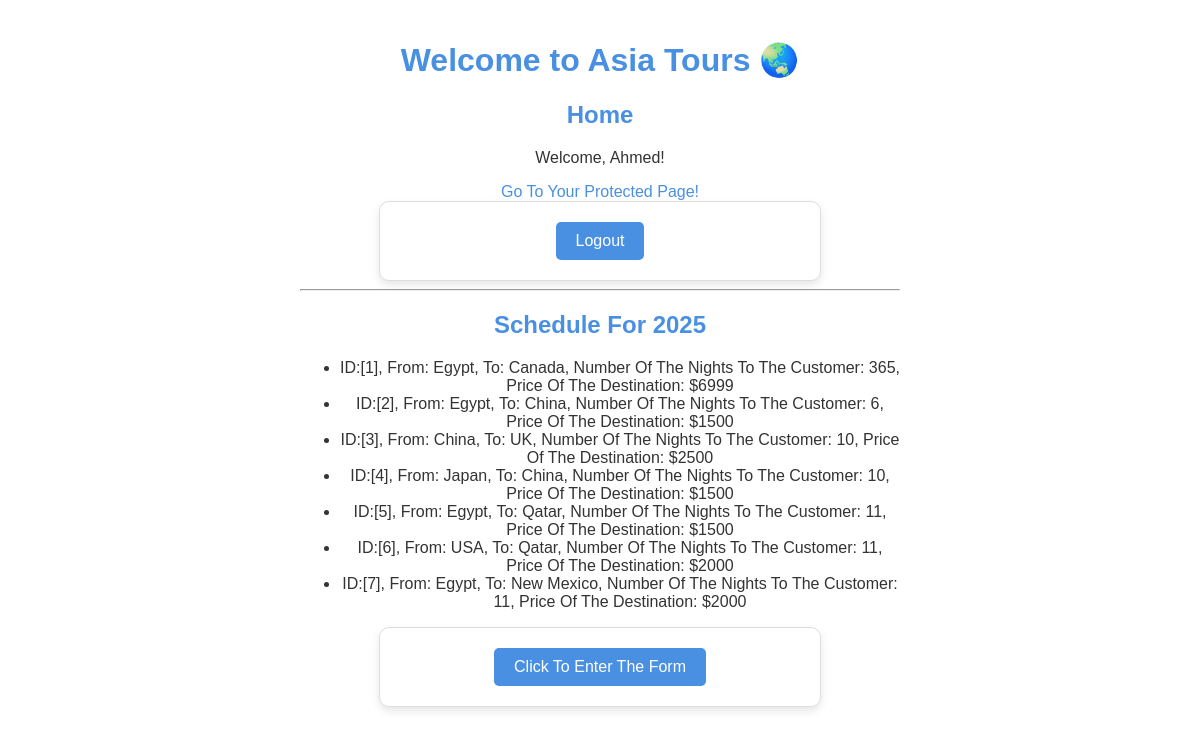
The app's page / (signed in) with its own data.
### asiatoursagency/models.py (models this page shows)
class tour(models.Model):
  origin_country = models.CharField(max_length=64)
  destination = models.CharField(max_length=64)
  Num_Of_Nights = models.IntegerField()
  price = models.IntegerField()
  def __str__(self):
    return(f"ID:[{self.id}],  From: {self.origin_country},  To: {self.destination},  Number Of The Nights To The Customer: {self.Num_Of_Nights},  Price Of The Destination: ${self.price}")

### asiatoursagency/views.py (the view)
# urls.py: path('', views.index, name='index'),
def index(request):
    tours = tour.objects.all()
    context = {'tours': tours}
    return render(request, 'tours/index.html', context)

### asiatoursagency/templates/tours/index.html (shortened to what this page needs)
{% load static %}
<!DOCTYPE html>
<html lang="en">
<head>
  <link rel="stylesheet" href="{% static 'styles/main_style.css' %}">
</head>
<body>
  <div class="container">
    <h1>Welcome to Asia Tours 🌏</h1>
    <h2>Home</h2>
    <p>Welcome, {{ request.user.username }}!</p>
    <a href="{% url 'protected' %}">Go To Your Protected Page!</a>
    <form action="{% url 'logout' %}" method="post">
      <button type="submit">Logout</button>
    </form>
    <hr>
    <h2>Schedule For 2025</h2>
    <ul>
      {% for tour in tours %}
      <li>{{ tour }}</li>
      {% empty %}
      <li>No tours scheduled yet.</li>
      {% endfor %}
    </ul>
    <div class="centered-content">
      <form action="{% url 'contact' %}" method="get">
        <button type="submit" class="btn">Click To Enter The Form</button>
      </form>
    </div>
  </div>
</body>
</html>

### asiatoursagency/static/styles/main_style.css (style rules this page uses)
body { font-family: Arial, Helvetica, sans-serif; background-color: rgb(255, 255, 255); color: #333; text-align: center; margin: 0; padding: 20px; }
.container { max-width: 600px; margin: 0 auto; }
h1, h2 { color: #4a90e2; }
a { text-decoration: none; color: #4a90e2; }
button { background-color: #4a90e2; color: #fff; padding: 10px 20px; border: none; border-radius: 5px; cursor: pointer; font-size: 16px; }
form { max-width: 400px; margin: 0 auto; border: 1px solid #ddd; border-radius: 10px; box-shadow: 0px 4px 8px rgba(0, 0, 0, 0.1); padding: 20px; }

### records on screen
tour: id+origin_country+destination "ID:[1], From: Egypt, To: Canada, Number Of The Nights To The Customer: 365, Price Of The Destination: $6999"
tour: id+origin_country+destination "ID:[2], From: Egypt, To: China, Number Of The Nights To The Customer: 6, Price Of The Destination: $1500"
tour: id+origin_country+destination "ID:[3], From: China, To: UK, Number Of The Nights To The Customer: 10, Price Of The Destination: $2500"
tour: id+origin_country+destination "ID:[4], From: Japan, To: China, Number Of The Nights To The Customer: 10, Price Of The Destination: $1500"
tour: id+origin_country+destination "ID:[5], From: Egypt, To: Qatar, Number Of The Nights To The Customer: 11, Price Of The Destination: $1500"
tour: id+origin_country+destination "ID:[6], From: USA, To: Qatar, Number Of The Nights To The Customer: 11, Price Of The Destination: $2000"
tour: id+origin_country+destination "ID:[7], From: Egypt, To: New Mexico, Number Of The Nights To The Customer: 11, Price Of The Destination: $2000"

### other values on screen
{{ request.user.username }} "Ahmed"
